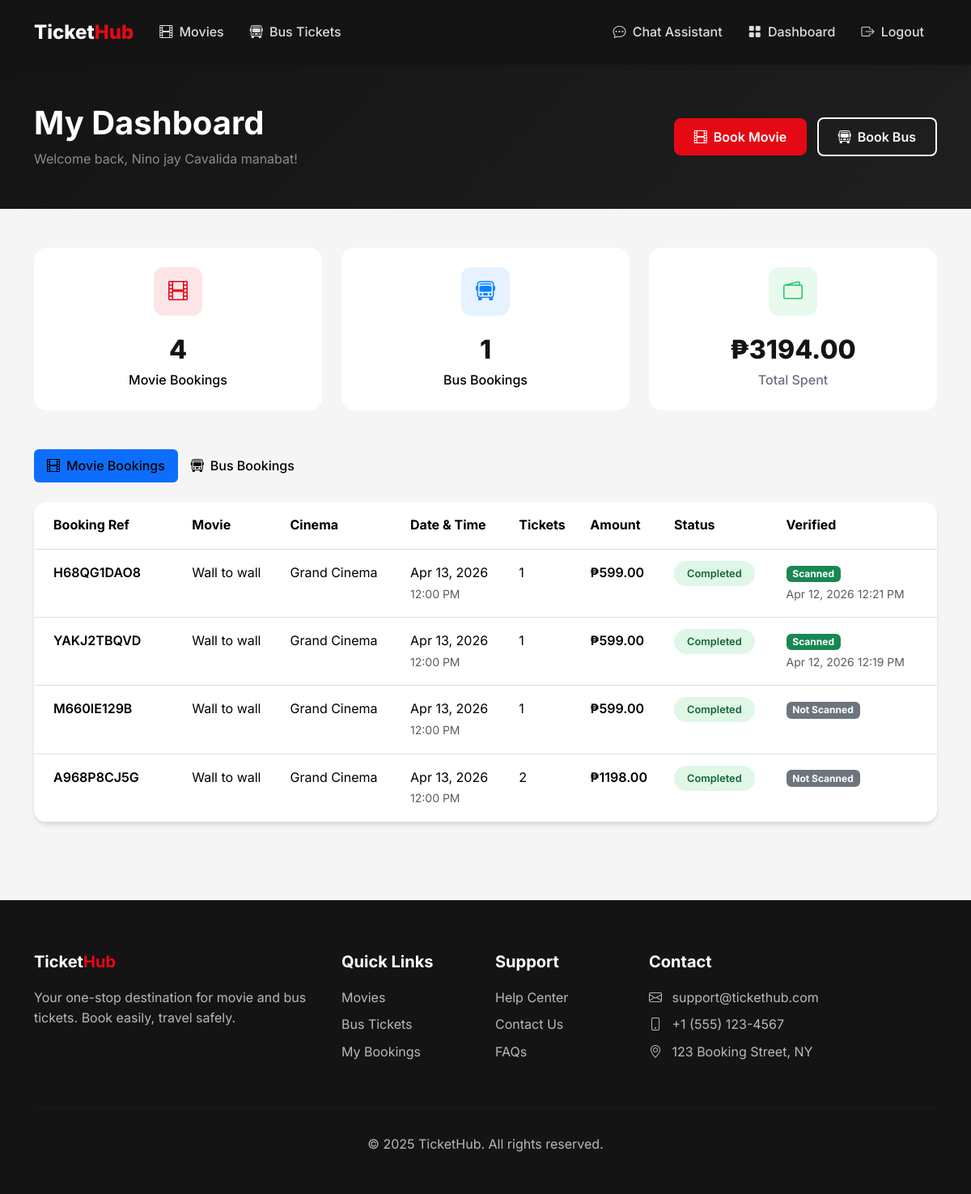
Page /dashboard (signed in) on the committed database.
### flask_app/app.py (models this page shows, shortened)
class User(UserMixin, db.Model):
    id = db.Column(db.Integer, primary_key=True)
    email = db.Column(db.String(120), unique=True, nullable=False)
    password_hash = db.Column(db.String(256), nullable=False)
    name = db.Column(db.String(100), nullable=False)
    phone = db.Column(db.String(20))
    is_admin = db.Column(db.Boolean, default=False)
    created_at = db.Column(db.DateTime, default=datetime.utcnow)
    movie_bookings = db.relationship('MovieBooking', backref='user', lazy=True)
    bus_bookings = db.relationship('BusBooking', backref='user', lazy=True)

class MovieBooking(db.Model):
    id = db.Column(db.Integer, primary_key=True)
    user_id = db.Column(db.Integer, db.ForeignKey('user.id'), nullable=False)
    showtime_id = db.Column(db.Integer, db.ForeignKey('showtime.id'), nullable=False)
    num_tickets = db.Column(db.Integer, nullable=False)
    seat_numbers = db.Column(db.String(200))
    total_amount = db.Column(db.Float, nullable=False)
    payment_status = db.Column(db.String(20), default='pending')  # pending, completed, failed, refunded
    payment_method = db.Column(db.String(20))     # 'card', 'gcash', 'paymaya', 'paypal'
    payment_reference = db.Column(db.String(255)) # PayMongo source/payment id
    booking_reference = db.Column(db.String(20), unique=True)
    is_verified = db.Column(db.Boolean, default=False, nullable=False)
    verified_at = db.Column(db.DateTime, nullable=True)
    created_at = db.Column(db.DateTime, default=datetime.utcnow)

class Movie(db.Model):
    id = db.Column(db.Integer, primary_key=True)
    title = db.Column(db.String(200), nullable=False)
    description = db.Column(db.Text)
    genre = db.Column(db.String(100))
    duration = db.Column(db.Integer)  # in minutes
    rating = db.Column(db.String(10))  # PG, PG-13, R, etc.
    poster_image = db.Column(db.String(255))
    trailer_url = db.Column(db.String(255))
    release_date = db.Column(db.Date)
    is_active = db.Column(db.Boolean, default=True)
    created_at = db.Column(db.DateTime, default=datetime.utcnow)
    showtimes = db.relationship('Showtime', backref='movie', lazy=True, cascade='all, delete-orphan')

class Cinema(db.Model):
    id = db.Column(db.Integer, primary_key=True)
    name = db.Column(db.String(100), nullable=False)
    location = db.Column(db.String(200))
    total_seats = db.Column(db.Integer, default=100)
    showtimes = db.relationship('Showtime', backref='cinema', lazy=True)

class Showtime(db.Model):
    id = db.Column(db.Integer, primary_key=True)
    movie_id = db.Column(db.Integer, db.ForeignKey('movie.id'), nullable=False)
    cinema_id = db.Column(db.Integer, db.ForeignKey('cinema.id'), nullable=False)
    show_date = db.Column(db.Date, nullable=False)
    show_time = db.Column(db.Time, nullable=False)
    price = db.Column(db.Float, nullable=False)
    available_seats = db.Column(db.Integer)
    bookings = db.relationship('MovieBooking', backref='showtime', lazy=True)

### flask_app/app.py (the view)
@app.route('/dashboard')
@login_required
def dashboard():
    movie_bookings = MovieBooking.query.filter_by(user_id=current_user.id).order_by(MovieBooking.created_at.desc()).all()
    bus_bookings = BusBooking.query.filter_by(user_id=current_user.id).order_by(BusBooking.created_at.desc()).all()
    return render_template('dashboard/index.html', movie_bookings=movie_bookings, bus_bookings=bus_bookings)

### flask_app/app.py (called while the page is built)
@app.after_request
def add_no_cache_headers(response):
    if request.endpoint != 'static':
        response.headers['Cache-Control'] = 'no-store, no-cache, must-revalidate, private, max-age=0'
        response.headers['Pragma'] = 'no-cache'
        response.headers['Expires'] = '0'
    return response

@login_manager.user_loader
def load_user(user_id):
    return User.query.get(int(user_id))

### flask_app/templates/dashboard/index.html (shortened to what this page needs)
{% extends 'base.html' %}
{% block content %}
<section class="py-5" style="background: linear-gradient(135deg, var(--dark) 0%, var(--dark-lighter) 100%);">
    <div class="container">
        <div class="row align-items-center">
            <div class="col">
                <h1 class="text-white fw-bold mb-2">My Dashboard</h1>
                <p class="text-white-50 mb-0">Welcome back, {{ current_user.name }}!</p>
            </div>
            <div class="col-auto">
                <a href="{{ url_for('movies') }}" class="btn btn-primary me-2">
                    <i class="bi bi-film me-2"></i>Book Movie
                </a>
                <a href="{{ url_for('bus_routes') }}" class="btn btn-outline-light">
                    <i class="bi bi-bus-front me-2"></i>Book Bus
                </a>
            </div>
        </div>
    </div>
</section>
<section class="py-5">
    <div class="container">
        <div class="row g-4 mb-5">
            <div class="col-md-4">
                <div class="stat-card">
                    <div class="stat-icon" style="background: rgba(229, 9, 20, 0.1);">
                        <i class="bi bi-film" style="color: var(--primary);"></i>
                    </div>
                    <div class="stat-value">{{ movie_bookings|length }}</div>
                    <div class="stat-label" style="color: #000;">Movie Bookings</div>
                </div>
            </div>
            <div class="col-md-4">
                <div class="stat-card">
                    <div class="stat-icon" style="background: rgba(10, 132, 255, 0.1);">
                        <i class="bi bi-bus-front" style="color: var(--secondary);"></i>
                    </div>
                    <div class="stat-value">{{ bus_bookings|length }}</div>
                    <div class="stat-label" style="color: #000;">Bus Bookings</div>
                </div>
            </div>
            <div class="col-md-4">
                <div class="stat-card">
                    <div class="stat-icon" style="background: rgba(34, 197, 94, 0.1);">
                        <i class="bi bi-wallet2" style="color: #22C55E;"></i>
                    </div>
                    <div class="stat-value">₱{{ "%.2f"|format(
                        (movie_bookings|selectattr('payment_status', 'equalto', 'completed')|sum(attribute='total_amount')) +
                        (movie_bookings|selectattr('payment_status', 'equalto', 'paid')|sum(attribute='total_amount')) +
                        (bus_bookings|selectattr('payment_status', 'equalto', 'completed')|sum(attribute='total_amount')) +
                        (bus_bookings|selectattr('payment_status', 'equalto', 'paid')|sum(attribute='total_amount'))
                    ) }}</div>
                    <div class="stat-label">Total Spent</div>
                </div>
            </div>
        </div>
        <ul class="nav nav-pills mb-4" role="tablist">
            <li class="nav-item">
                <button class="nav-link active px-4" data-bs-toggle="pill" data-bs-target="#movie-bookings" style="color: #000 !important;">
                    <i class="bi bi-film me-2"></i>Movie Bookings
                </button>
            </li>
            <li class="nav-item">
                <button class="nav-link px-4" data-bs-toggle="pill" data-bs-target="#bus-bookings" style="color: #000 !important;">
                    <i class="bi bi-bus-front me-2"></i>Bus Bookings
                </button>
            </li>
        </ul>
        <div class="tab-content">
            <div class="tab-pane fade show active" id="movie-bookings">
                {% if movie_bookings %}
                    <div class="card">
                        <div class="table-responsive">
                            <table class="table table-hover mb-0">
                                <thead class="bg-light">
                                    <tr>
                                        <th class="px-4 py-3">Booking Ref</th>
                                        <th class="py-3">Movie</th>
                                        <th class="py-3">Cinema</th>
                                        <th class="py-3">Date & Time</th>
                                        <th class="py-3">Tickets</th>
                                        <th class="py-3">Amount</th>
                                        <th class="py-3">Status</th>
                                        <th class="py-3">Verified</th>
                                    </tr>
                                </thead>
                                <tbody>
                                    {% for booking in movie_bookings %}
                                    <tr>
                                        <td class="px-4 py-3">
                                            <span class="fw-semibold">{{ booking.booking_reference }}</span>
                                        </td>
                                        <td class="py-3">{{ booking.showtime.movie.title }}</td>
                                        <td class="py-3">{{ booking.showtime.cinema.name }}</td>
                                        <td class="py-3">
                                            {{ booking.showtime.show_date.strftime('%b %d, %Y') }}<br>
                                            <small class="text-muted">{{ booking.showtime.show_time.strftime('%I:%M %p') }}</small>
                                        </td>
                                        <td class="py-3">{{ booking.num_tickets }}</td>
                                        <td class="py-3 fw-semibold">₱{{ "%.2f"|format(booking.total_amount) }}</td>
                                        <td class="py-3">
                                            {% if booking.payment_status in ['completed','paid'] %}
                                                <span class="badge-status badge-completed">Completed</span>
                                            {% else %}
                                                <span class="badge-status badge-pending">Pending</span>
                                            {% endif %}
                                        </td>
                                        <td class="py-3">
                                            {% if booking.is_verified %}
                                                <span class="badge bg-success">Scanned</span>
                                                <div><small class="text-muted">{{ booking.verified_at.strftime('%b %d, %Y %I:%M %p') if booking.verified_at else '' }}</small></div>
                                            {% else %}
                                                <span class="badge bg-secondary">Not Scanned</span>
                                            {% endif %}
                                        </td>
                                    </tr>
                                    {% endfor %}
                                </tbody>
                            </table>
                        </div>
                    </div>
                {% endif %}
            </div>
        </div>
    </div>
</section>
{% endblock %}

### flask_app/static/css/main.css (style rules this page uses)
:root { --primary: #E50914; --primary-dark: #B20710; --secondary: #0A84FF; --dark: #141414; --dark-lighter: #1F1F1F; --gray-100: #F5F5F5; --gray-200: #E5E5E5; --gray-300: #D4D4D4; --gray-600: #6B7280; --gray-800: #2D2D2D; --success: #22C55E; --warning: #F59E0B; }
* { margin: 0; padding: 0; box-sizing: border-box; }
body { font-family: 'Inter', -apple-system, BlinkMacSystemFont, sans-serif; background-color: var(--gray-100); color: var(--dark); line-height: 1.6; }
.nav-link { color: rgba(255,255,255,0.85) !important; font-weight: 500; padding: 0.5rem 1rem !important; transition: all 0.2s ease; }
.nav-link.active { color: var(--primary) !important; }
.btn-primary { background: var(--primary); border-color: var(--primary); font-weight: 600; padding: 0.625rem 1.5rem; border-radius: 8px; transition: all 0.2s ease; }
.btn-outline-light { border-width: 2px; font-weight: 600; padding: 0.625rem 1.5rem; border-radius: 8px; }
.card { border: none; border-radius: 16px; box-shadow: 0 4px 6px -1px rgba(0,0,0,0.1), 0 2px 4px -1px rgba(0,0,0,0.06); transition: all 0.3s ease; overflow: hidden; }
.badge-status { padding: 0.5rem 1rem; border-radius: 20px; font-weight: 600; font-size: 0.8rem; }
.badge-completed { background: rgba(34, 197, 94, 0.15); color: #166534; }
.stat-card { background: #fff; border-radius: 16px; padding: 1.5rem; text-align: center; }
.stat-card .stat-icon { width: 60px; height: 60px; border-radius: 12px; display: flex; align-items: center; justify-content: center; font-size: 1.5rem; margin: 0 auto 1rem; }
.stat-card .stat-value { font-size: 2rem; font-weight: 800; color: var(--dark); }
.stat-card .stat-label { color: var(--gray-600); font-weight: 500; }
.card { border-radius: 16px; box-shadow: 0 4px 12px rgba(0,0,0,0.07); border: none; }
.btn-primary { background: #E50914; border-color: #E50914; font-weight: 600; border-radius: 8px; transition: background 0.2s; }
.fw-bold { font-weight: 700 !important; }

### flask_app/templates/base.html (style rules this page uses)
:root { --primary: #E50914; --primary-dark: #B20710; --secondary: #0A84FF; --dark: #141414; --dark-lighter: #1F1F1F; --gray-100: #F5F5F5; --gray-200: #E5E5E5; --gray-300: #D4D4D4; --gray-600: #6B7280; --gray-800: #2D2D2D; --success: #22C55E; --warning: #F59E0B; }
* { margin: 0; padding: 0; box-sizing: border-box; }
body { font-family: 'Inter', -apple-system, BlinkMacSystemFont, sans-serif; background-color: var(--gray-100); color: var(--dark); line-height: 1.6; }
.nav-link { color: rgba(255,255,255,0.85) !important; font-weight: 500; padding: 0.5rem 1rem !important; transition: all 0.2s ease; }
.nav-link.active { color: var(--primary) !important; }
.btn-primary { background: var(--primary); border-color: var(--primary); font-weight: 600; padding: 0.625rem 1.5rem; border-radius: 8px; transition: all 0.2s ease; }
.btn-outline-light { border-width: 2px; font-weight: 600; padding: 0.625rem 1.5rem; border-radius: 8px; }
.card { border: none; border-radius: 16px; box-shadow: 0 4px 6px -1px rgba(0,0,0,0.1), 0 2px 4px -1px rgba(0,0,0,0.06); transition: all 0.3s ease; overflow: hidden; }
.badge-status { padding: 0.5rem 1rem; border-radius: 20px; font-weight: 600; font-size: 0.8rem; }
.badge-completed { background: rgba(34, 197, 94, 0.15); color: #166534; }
.stat-card { background: #fff; border-radius: 16px; padding: 1.5rem; text-align: center; }
.stat-card .stat-icon { width: 60px; height: 60px; border-radius: 12px; display: flex; align-items: center; justify-content: center; font-size: 1.5rem; margin: 0 auto 1rem; }
.stat-card .stat-value { font-size: 2rem; font-weight: 800; color: var(--dark); }
.stat-card .stat-label { color: var(--gray-600); font-weight: 500; }

### rows in the picture
User: name "Nino jay Cavalida manabat"
MovieBooking: booking_reference "H68QG1DAO8", showtime.movie "Wall to wall", showtime.cinema.name "Grand Cinema", showtime.show_date "Apr 13, 2026", showtime.show_time "12:00 PM", num_tickets "1", total_amount "599.00", payment_status "Completed", verified_at "Apr 12, 2026 12:21 PM"
MovieBooking: booking_reference "YAKJ2TBQVD", showtime.movie "Wall to wall", showtime.cinema.name "Grand Cinema", showtime.show_date "Apr 13, 2026", showtime.show_time "12:00 PM", num_tickets "1", total_amount "599.00", payment_status "Completed", verified_at "Apr 12, 2026 12:19 PM"
MovieBooking: booking_reference "M660IE129B", showtime.movie "Wall to wall", showtime.cinema.name "Grand Cinema", showtime.show_date "Apr 13, 2026", showtime.show_time "12:00 PM", num_tickets "1", total_amount "599.00", payment_status "Completed", is_verified "Not Scanned"
MovieBooking: booking_reference "A968P8CJ5G", showtime.movie "Wall to wall", showtime.cinema.name "Grand Cinema", showtime.show_date "Apr 13, 2026", showtime.show_time "12:00 PM", num_tickets "2", total_amount "1198.00", payment_status "Completed", is_verified "Not Scanned"

### other values in the picture
{{ movie_bookings|length }} "4"
{{ bus_bookings|length }} "1"
